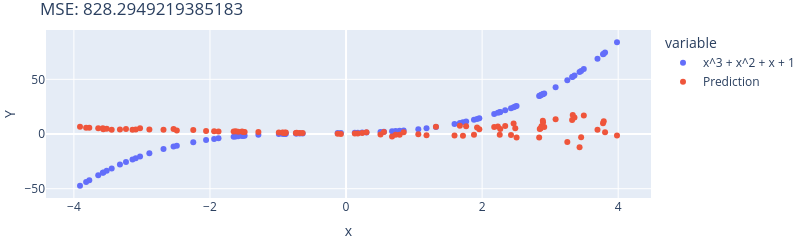
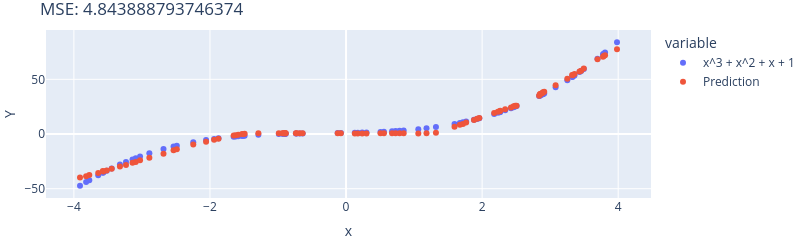
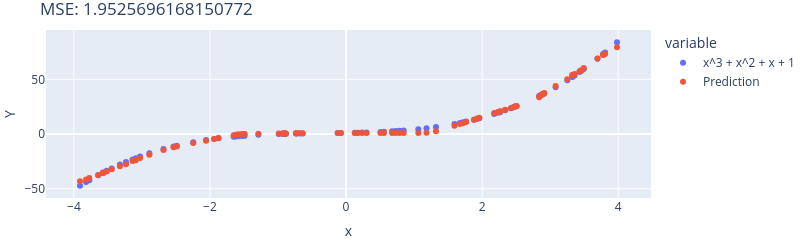
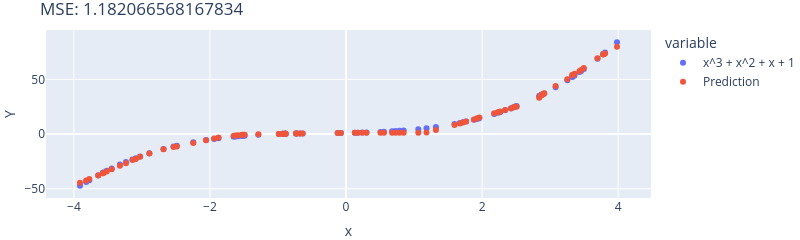

Here is the notebook cell these charts were saved with, in order:
### Code cell
rng = np.random.default_rng(SEED)
cnn = CNN(depth=3, width = 8)

n = 4000
delta = 0.00001

poly = lambda x: x**3 + x**2 + x + 1
X = rng.uniform(-4, 4, size=300)

X_tren, X_rem = train_test_split(X, train_size=0.3, random_state=SEED)
X_val, X_test = train_test_split(X_rem, train_size=0.5, random_state=SEED)
Y_tren, Y_val, Y_test = [poly(x) for x in X_tren], [poly(x) for x in X_val], [poly(x) for x in X_test]
for i in range(n):
    MSE = 0
    P = []
    for x, y in zip(X_tren, Y_tren):
        prediction = forward(cnn, x)
        dp = derivatives(cnn, prediction - y) # vil ha en endring eksakt lik forskjellen y - prediction
        update(dp, cnn, delta) # vi har deriverte i dp, bare bruk
        MSE += (prediction - y) ** 2 / len(X_tren)
        P.append(prediction)
    
    if i % 500 == 0:
        fig = px.scatter(x=X_tren, y=[Y_tren, P], labels={"value":"Y"}, title=f"MSE: {MSE}", height=200, width=800)
        fig.data[0].name = "x^3 + x^2 + x + 1"
        fig.data[1].name = "Prediction"
        fig.update_layout(margin=dict(l=0, r=0, t=30, b=0)).show()
        print(MSE)

pred_val = [forward(cnn, x) for x in X_val]
MSE_val = sum((p - y)**2 for y, p in zip(pred_val, Y_val)) / len(Y_val)

fig = px.scatter(x=X_val, y=[Y_val, pred_val], labels={"value":"Y"}, title=f"MSE Validation: {MSE_val}", height=200, width=800)
fig.data[0].name = "x^3 + x^2 + x + 1"
fig.data[1].name = "Prediction"
fig.update_layout(margin=dict(l=0, r=0, t=30, b=0)).show()
